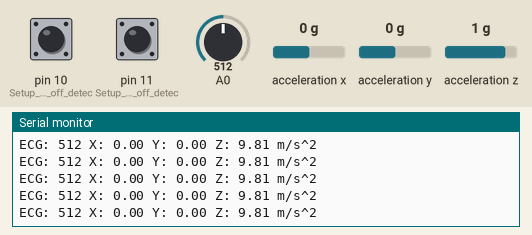
The sketch below on a simulated Arduino Uno, built with avr-gcc and run on an emulated ATmega328P. Parts: the last lines printed to the serial monitor. The test bench sets the inputs (shaded band); at power-on: A0 = 512, pin 10 (Setup_for_leads_off_detec) LOW, pin 11 (Setup_for_leads_off_detec) LOW, acceleration x 0 g, acceleration y 0 g, acceleration z 1 g.

Above: at 4.2 s.
4.3 s: A0 set to 104
At 4.39 s:
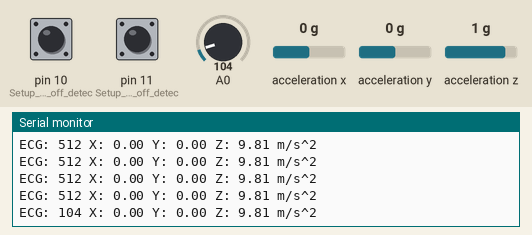
5.8 s: A0 set to 92
At 5.81 s:
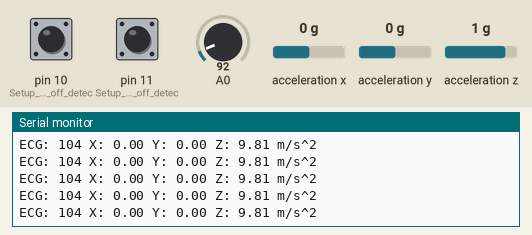
Timing chart, 0 to 8.8 s (numbered marks = the images above; inputs shaded):
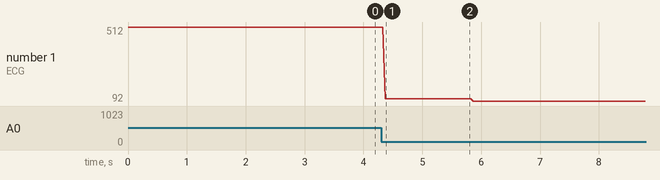

The sketch:

arduino_file.ino
```cpp
#include <Wire.h>
#include <Adafruit_Sensor.h>
#include <Adafruit_ADXL345_U.h>

Adafruit_ADXL345_Unified accel = Adafruit_ADXL345_Unified();
int zero=0;
void setup() {
  Serial.begin(9600);
  pinMode(10, INPUT); // Setup for leads off detection LO +
  pinMode(11, INPUT); // Setup for leads off detection LO -

  if (!accel.begin()) {
    Serial.println("No valid accelerometer found");
    while (1);
  }
}

void loop() {
  // Check for leads off detection
  if ((digitalRead(10) == HIGH) || (digitalRead(11) == HIGH)) {
    Serial.print("ECG: ");
    Serial.print(zero);
  }
  else {
    // Send the value of analog input 0 (ECG data)
    Serial.print("ECG: ");
    Serial.print(analogRead(A0));
  }
    // Read and send accelerometer data
    sensors_event_t event;
    accel.getEvent(&event);
    Serial.print(" X: ");
    Serial.print(event.acceleration.x);
    Serial.print(" Y: ");
    Serial.print(event.acceleration.y);
    Serial.print(" Z: ");
    Serial.print(event.acceleration.z);
    Serial.println(" m/s^2");


    // Wait for a bit to prevent serial data saturation
    delay(1);

}
```

Measured:
- after the input at 4.3 s, the serial monitor: prints a new line after 0.07 s (image 1)
- plotted number 1: 512 → 104 after the input at 4.3 s, 104 → 92 after the input at 5.8 s
